Frame 1 (no input): blank canvas, image omitted
Frame 60 (the mouse pressed at the canvas centre just before this capture): blank canvas, image omitted
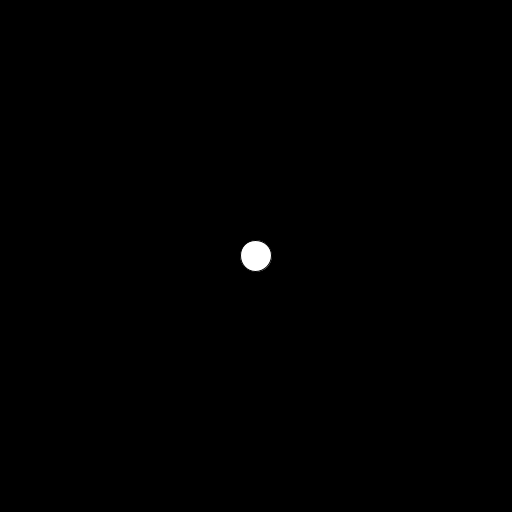
Frame 120 (the mouse held since frame 60 and released just before this capture)

The Processing sketch whose frames 1 and 60 were blank and that drew this single picture after the mouse press (run headless with seeded random() and noise(); from frame 60 on, the mouse is pressed at the canvas centre):

// Processing sketch: step02_DropInkFunction
// ── step02_DropInkFunction.pde
ArrayList<ArrayList<PVector>> curves; //許多頂點構成curve, 許多curve構成curves
int pressT, pressT2; //pressT: 按下mouse時的時間, pressT2: 滴墨時前一次位移的時間, 之後可合併
boolean bSimpleInkDrop=false;//切換簡單滴墨(快) or 公式(1)滴墨(慢,deformation)
void setup(){
  size(512,512);
  curves = new ArrayList<ArrayList<PVector>>();
}
void draw(){
  background(0); //黑色的背景
  for( ArrayList<PVector> curve : curves ){ //這裡程式較無效率
    beginShape(); //逐一從 curves 裡, 取出 圓形的 curve 來畫 
    for( PVector pt : curve ){ //從圓形的 curve 裡, 取出 頂點pt
      vertex(pt.x, pt.y);
    }
    endShape();
    print(curve.size()+" "); //這裡印出 curve 裡的頂點數量
  } //上面是完整的資料結構
  println(curves.size()); //這裡印出 curves 的數量, 發現越來越慢, 因為頂點越來越多
  if( mousePressed ){ //正在 press 按下時, 先用 ellipse 來畫
    //pressT: 按下mouse時的時間
    float dt=sqrt((millis()-pressT)); //繪圖時,算出時間差dt=現在-pressT, 用它算墨量, 開根號後當成直徑
    PVector center = curves.get(curves.size()-1).get(0); //之前按下去的點存在這裡,當圓心
    ellipse(center.x, center.y, dt, dt);
    
    float dt2=sqrt((millis()-pressT2)); //墨量與時間正比, 直徑需要開根號, pressT2: 滴墨時前一次位移的時間
    if(bSimpleInkDrop) simple_inkDrop(center.x, center.y, dt2/2);
    else eq1_inkDrop(center.x, center.y, dt2/2); //在滴墨時, 依照墨量(半徑) 持續修改其他頂點位置
    pressT2=millis(); //這裡同時更新時間, 以便算出正確的墨量
  }
}
void mousePressed(){ //按下去時, 建新的 curve, 同時暫時把圓心放在裡面
  ArrayList<PVector> curve = new ArrayList<PVector>();
  curve.add( new PVector(mouseX,mouseY) );
  curves.add(curve); //暫時把圓心放在裡面
  pressT2=pressT=millis(); //記錄按下去的時間
}
void mouseReleased(){ //放開mouse時, 把整個圓的圓周上的頂點, 逐一加入 curve 裡, 完成資料結構
  float dt=sqrt((millis()-pressT)); //繪圖時,算出時間差dt=現在-pressT, 把它開根號,當成直徑
  ArrayList<PVector> curve = curves.get(curves.size()-1); //最出 curves 的最後一條 curve, 裡面只存圓心座標
  PVector center = curve.get(0); //之前把按下去的點存在這裡
  curve.remove(0); //把原本的圓心刪掉, 下面準備加入圓周上的點
  for(float angle=0; angle<PI*2; angle+=2*PI/(dt*PI)){ //這裡非常密集,讓圓周上頂點距離很短,相鄰1 pixel
    PVector pt = new PVector(center.x+dt/2*cos(angle), center.y+dt/2*sin(angle)); //圓周上頂點用 sin() cos() 算出來
    curve.add(pt); //所以每個加進去的頂點, 都在圓周上, 而且相鄰 1 pixel
  }
}
//論文裡提到, 滴墨有2種狀況: 一種要變形(慢), 一種不變形(快)
void eq1_inkDrop(float cx, float cy, float r){ //滴墨的變形公式 equation 1
  for( ArrayList<PVector> curve : curves ){
    if(curve.size()<=1) continue;//避開(最後一個curve) 圓心的點, 避免公式出錯
    for( PVector pt : curve ){
      float dx=pt.x-cx, dy=pt.y-cy; //公式裡面, 要計算 P-C 向量
      float scale = sqrt(1+r*r/(dx*dx+dy*dy)); //公式裡面的移動比例
      pt.x = cx + (pt.x-cx)*scale; //依移動比例, 改變現有頂點的位置
      pt.y = cy + (pt.y-cy)*scale; //依移動比例, 改變現有頂點的位置
    }
  }
}
void simple_inkDrop(float cx, float cy, float r){
  //如Fig. 1(f) 所示, 不使用公式(1)變型, just simple ink drop 
}
